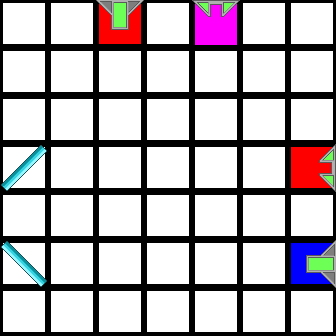

The image is a tile-based game level rendered from a .tmx file. Its description and complete source (layers, tilesets, objects, tile grids) follow:
An orthogonal 7x7 tile map with 48x48 px tiles, 2 tile layers (Colors, Tiles).

<map version="1.0" orientation="orthogonal" renderorder="right-down" width="7" height="7" tilewidth="48" tileheight="48" nextobjectid="1">
 <properties>
  <property name="AvailableTiles" value="12, 12" />
 </properties>
 <tileset firstgid="1" source="tiles.tsx" />
 <layer name="Colors" width="7" height="7">
  <data encoding="csv">
47,47,41,47,45,47,47,
47,47,47,47,47,47,47,
47,47,47,47,47,47,47,
47,47,47,47,47,47,41,
47,47,47,47,47,47,47,
47,47,47,47,47,47,43,
47,47,47,47,47,47,47
</data>
 </layer>
 <layer name="Tiles" width="7" height="7">
  <data encoding="csv">
1,1,7,1,11,1,1,
1,1,1,1,1,1,1,
1,1,1,1,1,1,1,
2,1,1,1,1,1,12,
1,1,1,1,1,1,1,
3,1,1,1,1,1,8,
1,1,1,1,1,1,1
</data>
 </layer>
</map>
